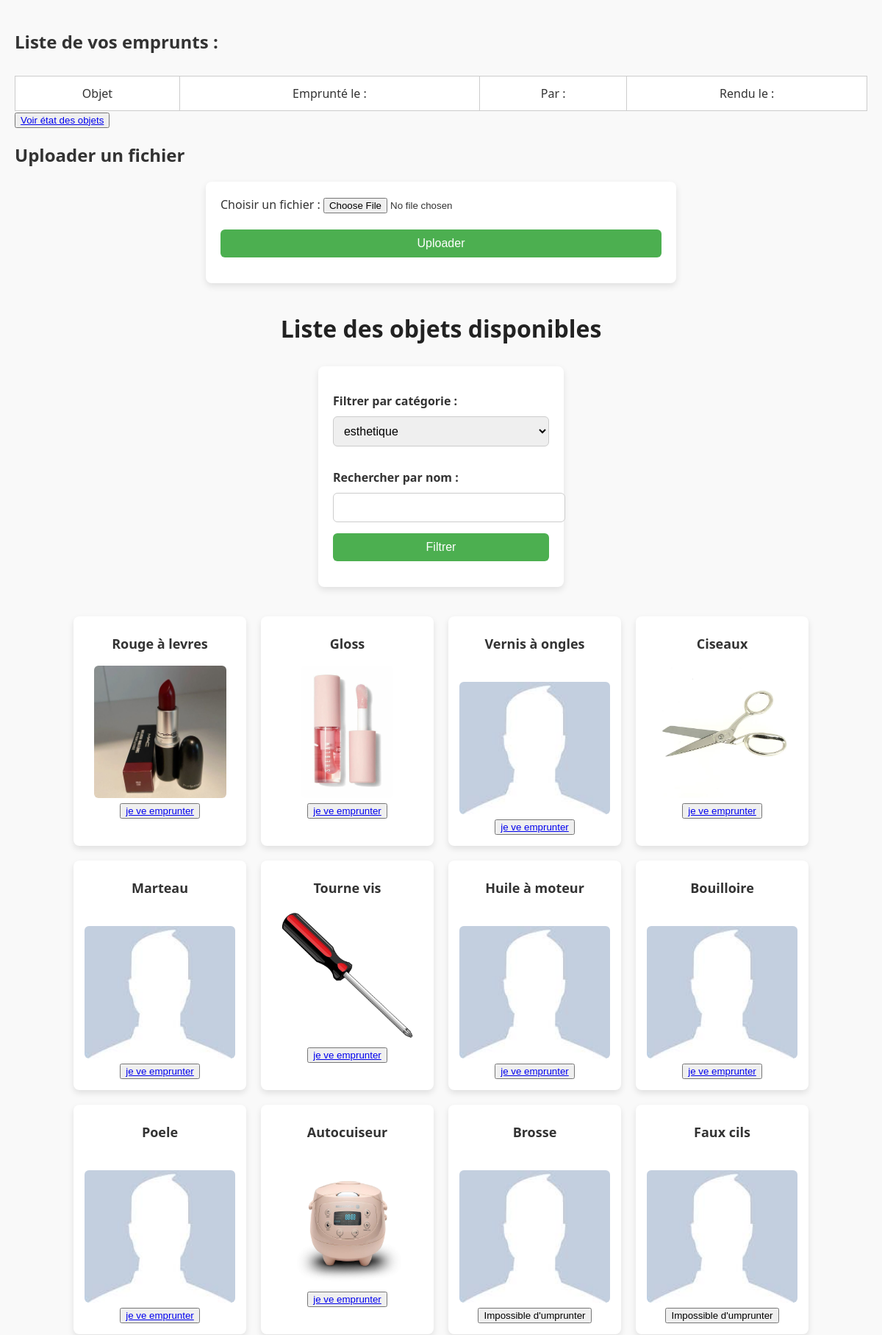
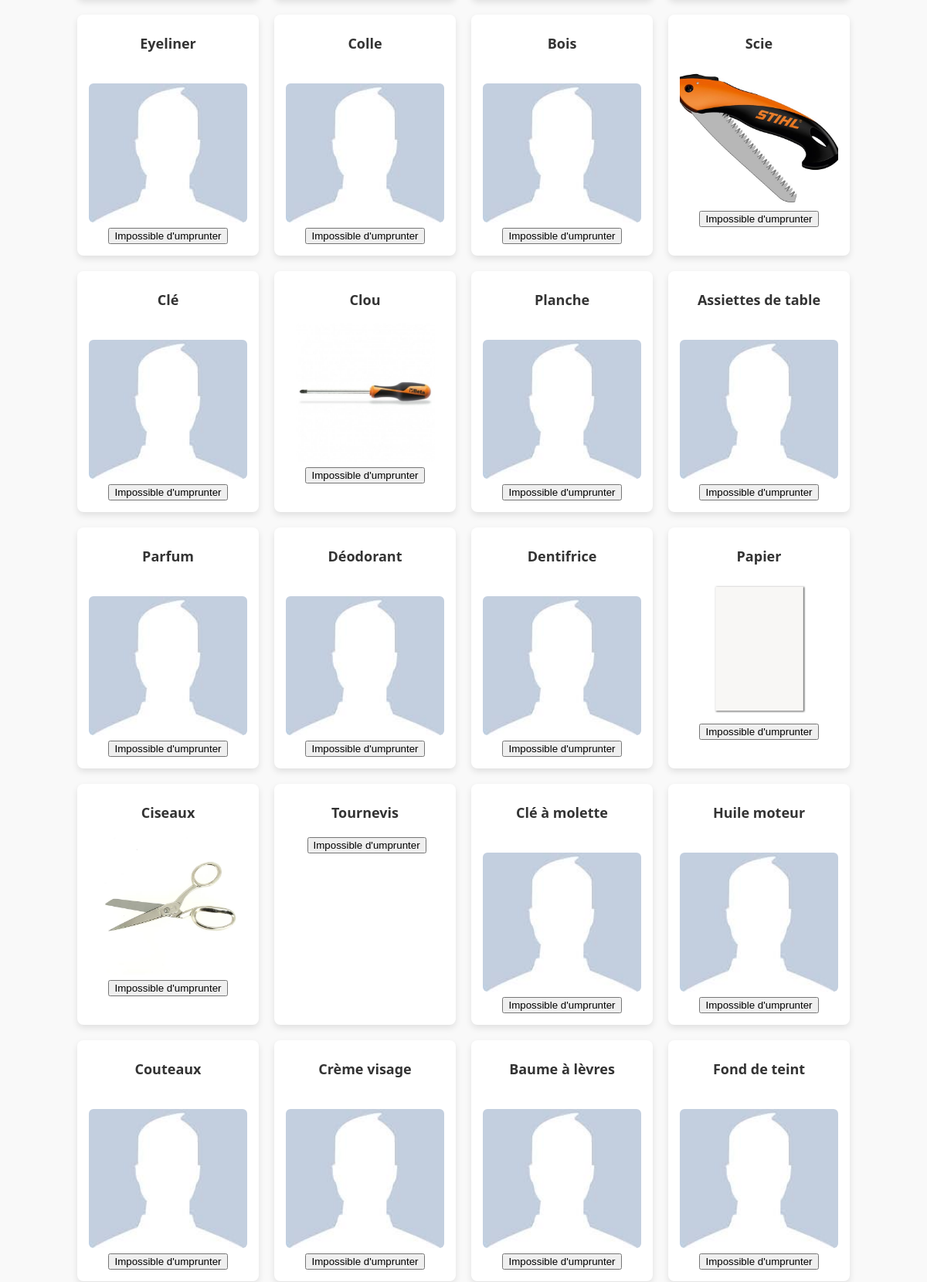
Page /pages/acceuil.php (upper part) on the committed database (2 pictures, top to bottom).
### tables this page shows
CREATE TABLE Examen_images_objet(
    id_image INT PRIMARY KEY AUTO_INCREMENT,
    id_objet INT, 
    nom_image VARCHAR(500),
    FOREIGN KEY (id_objet) REFERENCES Examen_objet(id_objet)
);

CREATE TABLE Examen_objet(
    id_objet INT PRIMARY KEY AUTO_INCREMENT,
    nom_objet VARCHAR(500),
    id_categorie INT, 
    id_membre INT,
    FOREIGN KEY (id_membre) REFERENCES Examen_membre(id_membre),
    FOREIGN KEY (id_categorie) REFERENCES Examen_categorie_objet(id_categorie)
);

### inc/connexion.php (called while the page is built, shortened)
<?php
    function dbconnect()
    {
        static $connect = null;
        if ($connect === null) {
            $connect = mysqli_connect('localhost', 'root', '', 'Examen');
            mysqli_set_charset($connect, 'utf8mb4');
        }
        return $connect;
    }
?>

### inc/function.php (called while the page is built, shortened)
<?php
    include('connexion.php');
    function get_objet(){
        $requet ='SELECT  E.nom_objet,I.nom_image,E.id_objet FROM examen_objet as E
                join examen_images_objet as I on E.id_objet=I.id_objet';
        $table=mysqli_query(dbconnect(), $requet);
        while($result=mysqli_fetch_assoc($table)){
            $object[]=$result;
        }
        return $object;
    }
     function get_categorie(){
        $requete='SELECT * FROM Examen_categorie_objet';
        $table=mysqli_query(dbconnect(), $requete);
        $cat=[];
        while($result=mysqli_fetch_assoc($table)){
            $cat[]=$result;
        }
        return $cat;
    }
    function emprunt_non($id_objet)
{
    $requete = 'SELECT * FROM v_empr_objet WHERE id_objet = "%s"';
    $requete = sprintf($requete, $id_objet);
    $inser = mysqli_query(dbconnect(), $requete);
    $resultat = mysqli_fetch_assoc($inser);
    if ($resultat) {
        if ($resultat['date_retour'] === null) {
            return false;
        } else {
            return true;
        }
    }
}
?>

### pages/acceuil.php (the view, shortened to what this page needs)
<?php
    include('../inc/function.php');
    $objet = get_objet();
    $cat=get_categorie();
?>
<!DOCTYPE html>
<html lang="fr">
<head>
</head>
<body>
    <h2>Liste de vos emprunts :</h2>
    <table>
            <tr>
                <td>Objet</td>
                <td>Emprunté le :</td>
                <td>Par :</td>
                <td>Rendu le :</td>
            </tr>
        </table>
<button><a href="etat.php">Voir état des objets</a></button>
    <h2>Uploader un fichier</h2>
    <form action="traitement/traitement.php" method="post" enctype="multipart/form-data">
        <label for="fichier">Choisir un fichier :</label>
        <input type="file" name="fichier" id="fichier" required>
        <br><br>
        <input type="submit" value="Uploader" name="Uploader">
    </form>
    <h1>Liste des objets disponibles</h1>
    <div class="container">
    <form action="traitement/traitement.php" method="post">
        <p>Filtrer par catégorie :</p>
        <select name="categorie" id="">
            <?php foreach($cat as $c){ ?>
            <option value="<?php echo $c['nom_categorie'];?>">
                <?php echo $c['nom_categorie'];?>
            </option>
            <?php }?>
        </select>
        <p>Rechercher par nom : </p>
        <input type="text" name="nom">
        <input type="submit" value="Filtrer">
    </form>
    </div>
     <div class="container">
        <?php if(!isset($_GET['cat'])){
        foreach($objet as $o) { ?>
            <div class="card">
                <p class="nom-objet"><a href="fiche_objet.php?id=<?php echo $o['id_objet'] ?>"><?php echo $o['nom_objet']; ?></a></p>
                <img src="../assets/images/<?php echo $o['nom_image'] ; ?>" alt="">
                <?php if($o['nom_image']==null ){ ?>
                    <img src="../assets/images/inconnu.jpg" alt="">
                <?php } ?>
                <?php if(emprunt_non($o['id_objet'])==false) {?>
                <button> Impossible d'umprunter</button>
                <?php }else{?>
                    <button> <a href="date.php">je ve emprunter</a></button>
                <?php } ?>
            </div>
        <?php } }?>
    </div>
</body>
</html>

### pages/acceuil.php (style rules this page uses)
body { font-family: 'Segoe UI', sans-serif; background-color: #f9f9f9; margin: 0; padding: 20px; color: #333; }
h1 { text-align: center; color: #222; margin-bottom: 30px; }
table { width: 100%; border-collapse: collapse; margin-top: 30px; background-color: #fff; }
th, td { padding: 12px 15px; border: 1px solid #ccc; text-align: center; }
form { background-color: #fff; padding: 20px; border-radius: 8px; max-width: 600px; margin: 0 auto 40px auto; box-shadow: 0 4px 10px rgba(0,0,0,0.1); }
form p { margin-bottom: 10px; font-weight: bold; }
form select, form input[type="text"], form input[type="submit"] { width: 100%; padding: 10px; margin-bottom: 15px; border-radius: 6px; border: 1px solid #ccc; font-size: 16px; }
form input[type="submit"] { background-color: #4CAF50; color: white; border: none; cursor: pointer; transition: background-color 0.3s ease; }
.container { max-width: 1000px; margin: 0 auto; display: grid; grid-template-columns: repeat(auto-fit, minmax(220px, 1fr)); gap: 20px; }
.card { background-color: white; border-radius: 8px; padding: 15px; box-shadow: 0 4px 8px rgba(0,0,0,0.1); text-align: center; transition: transform 0.3s ease, box-shadow 0.3s ease; }
.nom-objet { font-size: 18px; color: #222; font-weight: bold; margin-top: 10px; }
.card img { max-width: 100%; height: 180px; object-fit: cover; border-radius: 6px; }
.nom-objet a { text-decoration: none; color: #333; transition: color 0.2s ease; }

### rows in the picture
examen_images_objet: id_objet.nom_objet "Rouge à levres", nom_image (picture), shows "je ve emprunter"
examen_images_objet: id_objet.nom_objet "Gloss", nom_image (picture), shows "je ve emprunter"
examen_images_objet: id_objet.nom_objet "Vernis à ongles", shows "je ve emprunter"
examen_images_objet: id_objet.nom_objet "Ciseaux", nom_image (picture), shows "je ve emprunter"
examen_images_objet: id_objet.nom_objet "Marteau", shows "je ve emprunter"
examen_images_objet: id_objet.nom_objet "Tourne vis", nom_image (picture), shows "je ve emprunter"
examen_images_objet: id_objet.nom_objet "Huile à moteur", shows "je ve emprunter"
examen_images_objet: id_objet.nom_objet "Bouilloire", shows "je ve emprunter"
examen_images_objet: id_objet.nom_objet "Poele", shows "je ve emprunter"
examen_images_objet: id_objet.nom_objet "Autocuiseur", nom_image (picture), shows "je ve emprunter"
examen_images_objet: id_objet.nom_objet "Brosse", shows "Impossible d'umprunter"
examen_images_objet: id_objet.nom_objet "Faux cils", shows "Impossible d'umprunter"
examen_images_objet: id_objet.nom_objet "Eyeliner", shows "Impossible d'umprunter"
examen_images_objet: id_objet.nom_objet "Colle", shows "Impossible d'umprunter"
examen_images_objet: id_objet.nom_objet "Bois", shows "Impossible d'umprunter"
examen_images_objet: id_objet.nom_objet "Scie", nom_image (picture), shows "Impossible d'umprunter"
examen_images_objet: id_objet.nom_objet "Clé", shows "Impossible d'umprunter"
examen_images_objet: id_objet.nom_objet "Clou", nom_image (picture), shows "Impossible d'umprunter"
examen_images_objet: id_objet.nom_objet "Planche", shows "Impossible d'umprunter"
examen_images_objet: id_objet.nom_objet "Assiettes de table", shows "Impossible d'umprunter"
examen_images_objet: id_objet.nom_objet "Parfum", shows "Impossible d'umprunter"
examen_images_objet: id_objet.nom_objet "Déodorant", shows "Impossible d'umprunter"
examen_images_objet: id_objet.nom_objet "Dentifrice", shows "Impossible d'umprunter"
examen_images_objet: id_objet.nom_objet "Papier", nom_image (picture), shows "Impossible d'umprunter"
examen_images_objet: id_objet.nom_objet "Ciseaux", nom_image (picture), shows "Impossible d'umprunter"
examen_images_objet: id_objet.nom_objet "Tournevis", shows "Impossible d'umprunter"
examen_images_objet: id_objet.nom_objet "Clé à molette", shows "Impossible d'umprunter"
examen_images_objet: id_objet.nom_objet "Huile moteur", shows "Impossible d'umprunter"
examen_images_objet: id_objet.nom_objet "Couteaux", shows "Impossible d'umprunter"
examen_images_objet: id_objet.nom_objet "Crème visage", shows "Impossible d'umprunter"
examen_images_objet: id_objet.nom_objet "Baume à lèvres", shows "Impossible d'umprunter"
examen_images_objet: id_objet.nom_objet "Fond de teint", shows "Impossible d'umprunter"

### other values in the picture
form field categorie "esthetique"
